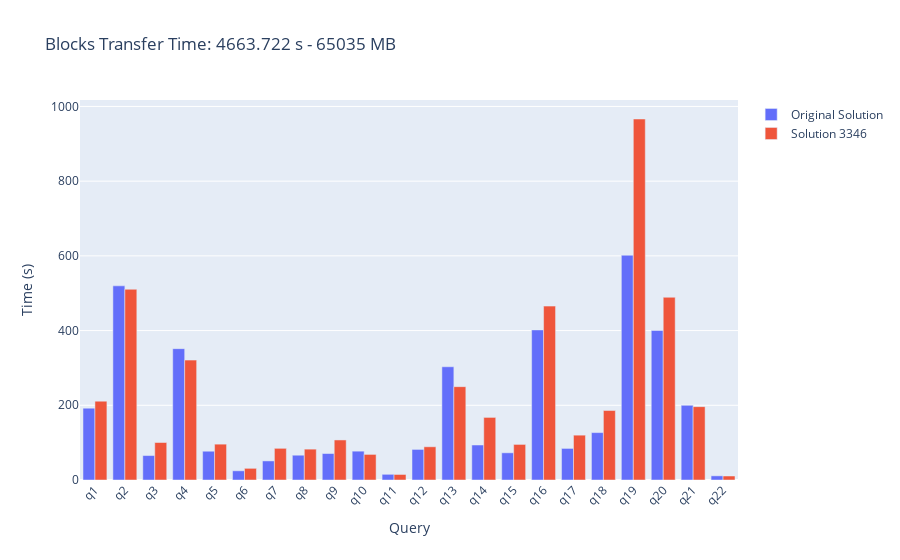

Write notebook code for a chart like this one.
### Code cell
fig = go.Figure()
fig.add_trace(go.Bar(x=mean_time.index, y=mean_time["transferred_time"], name='Original Solution'))
fig.add_trace(go.Bar(x=sol_2.index, y=sol_2["transferred_time"], name='Solution 3346'))
fig.update_layout(barmode='group', xaxis_tickangle=-45, title='Blocks Transfer Time: ' + str(transfer_time_s2) + " s - " + str(transfer_bytes_s2) + " MB", xaxis_title='Query', yaxis_title='Time (s)')
fig.show()

### Figure 1 — Plotly figure (JSON) as saved in the notebook; plotly's stock layout.template omitted (floating-point values rounded to 4 significant figures)
{"data": [{"name": "Original Solution", "type": "bar", "x": ["q1", "q2", "q3", "q4", "q5", "q6", "q7", "q8", "q9", "q10", "q11", "q12", "q13", "q14", "q15", "q16", "q17", "q18", "q19", "q20", "q21", "q22"], "y": [192.3, 519.8, 65.45, 351.6, 77.05, 24.63, 51.08, 66.37, 70.85, 77.2, 15.22, 81.89, 303.1, 93.7, 72.83, 401.8, 84.55, 126.9, 601.8, 400.3, 199.9, 11.13]}, {"name": "Solution 3346", "type": "bar", "x": ["q1", "q2", "q3", "q4", "q5", "q6", "q7", "q8", "q9", "q10", "q11", "q12", "q13", "q14", "q15", "q16", "q17", "q18", "q19", "q20", "q21", "q22"], "y": [211.0, 510.6, 100.4, 320.9, 95.97, 31.21, 84.79, 82.62, 107.2, 68.5, 14.8, 88.93, 249.9, 167.6, 95.25, 465.5, 120.0, 186.0, 966.4, 489.1, 196.4, 10.68]}], "layout": {"barmode": "group", "title": {"text": "Blocks Transfer Time: 4663.722 s - 65035 MB"}, "xaxis": {"tickangle": -45, "title": {"text": "Query"}}, "yaxis": {"title": {"text": "Time (s)"}}}}
